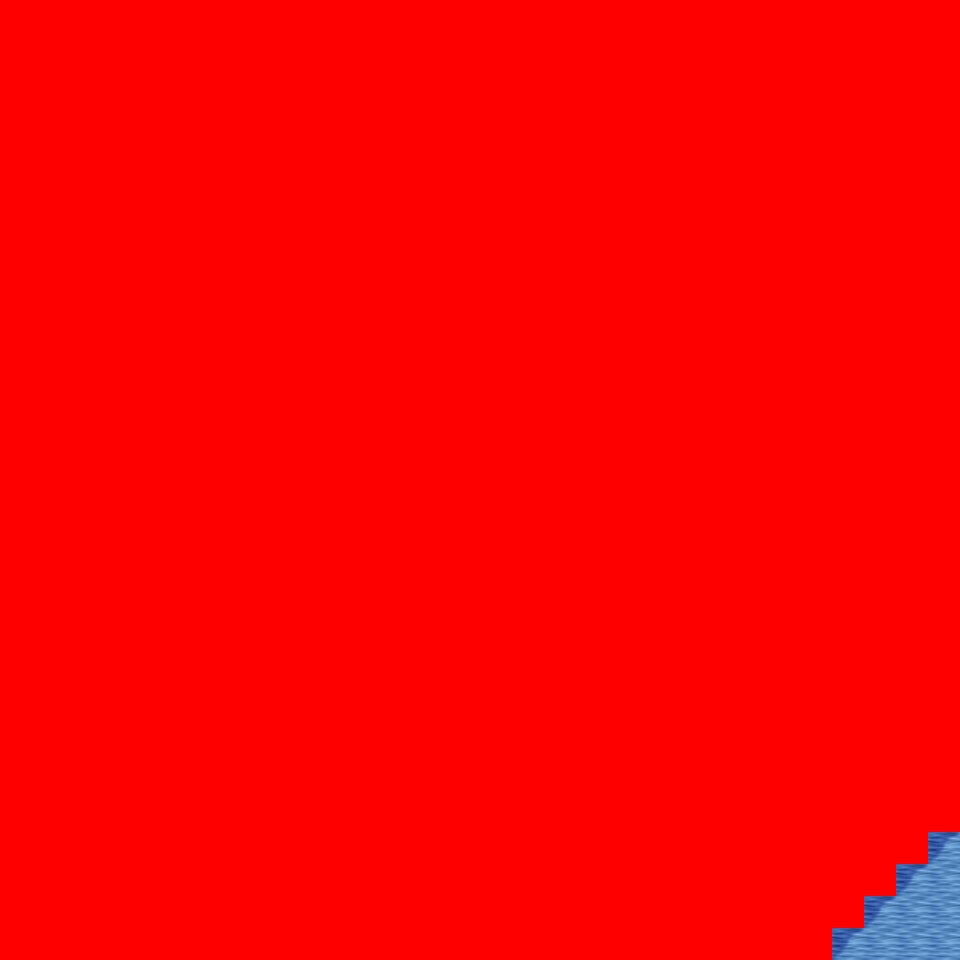

A level layout from a 2D game, rendered from its tile map. Below: a short description, then the map file with tile-grid data replaced by summaries:
An orthogonal 30x30 tile map with 32x32 px tiles, 6 tile layers (Ground, Object, Object2, Above, ...), 10 tilesets and 2 objects (2x mapExit).

<map version="1.0" orientation="orthogonal" renderorder="right-down" width="30" height="30" tilewidth="32" tileheight="32" nextobjectid="3">
  <tileset firstgid="1" name="tileset_logic_collision" tilewidth="32" tileheight="32" tilecount="1" columns="1">
    <image source="../drawable/tileset_logic_collision.png" width="32" height="32" />
  </tileset>
  <tileset firstgid="2" name="tileset_ground_ground" tilewidth="32" tileheight="32" tilecount="33" columns="3">
    <image source="../drawable/tileset_ground_ground.png" width="96" height="352" />
  </tileset>
  <tileset firstgid="35" name="tileset_ground_earth_edges" tilewidth="32" tileheight="32" tilecount="18" columns="6">
    <image source="../drawable/tileset_ground_earth_edges.png" width="192" height="96" />
  </tileset>
  <tileset firstgid="53" name="tileset_ground_grass_corners" tilewidth="32" tileheight="32" tilecount="24" columns="6">
    <image source="../drawable/tileset_ground_grass_corners.png" width="192" height="128" />
  </tileset>
  <tileset firstgid="77" name="tileset_ground_grass_edges" tilewidth="32" tileheight="32" tilecount="36" columns="12">
    <image source="../drawable/tileset_ground_grass_edges.png" width="384" height="96" />
  </tileset>
  <tileset firstgid="113" name="tileset_ground_water_pool" tilewidth="32" tileheight="32" tilecount="72" columns="3">
    <image source="../drawable/tileset_ground_water_pool.png" width="96" height="768" />
  </tileset>
  <tileset firstgid="185" name="tileset_ground_ridge_earth_pale" tilewidth="32" tileheight="32" tilecount="96" columns="12">
    <image source="../drawable/tileset_ground_ridge_earth_pale.png" width="384" height="256" />
  </tileset>
  <tileset firstgid="281" name="tileset_ground_ridge_earth_dark" tilewidth="32" tileheight="32" tilecount="96" columns="12">
    <image source="../drawable/tileset_ground_ridge_earth_dark.png" width="384" height="256" />
  </tileset>
  <tileset firstgid="377" name="tileset_plant_stump_stump_vertical" tilewidth="32" tileheight="32" tilecount="1" columns="1">
    <image source="../drawable/tileset_plant_stump_stump_vertical.png" width="32" height="32" />
  </tileset>
  <tileset firstgid="378" name="tileset_plant_tree_tree_darkgreen" tilewidth="32" tileheight="32" tilecount="88" columns="8">
    <image source="../drawable/tileset_plant_tree_tree_darkgreen.png" width="256" height="352" />
  </tileset>
  <layer name="Ground" width="30" height="30">
    <data>[900 cells, 900 non-empty, 3 distinct tile ids]</data>
  </layer>
  <layer name="Object" width="30" height="30">
    <data>[900 cells, 0 non-empty, 0 distinct tile ids]</data>
  </layer>
  <layer name="Object2" width="30" height="30">
    <data>[900 cells, 0 non-empty, 0 distinct tile ids]</data>
  </layer>
  <layer name="Above" width="30" height="30">
    <data>[900 cells, 0 non-empty, 0 distinct tile ids]</data>
  </layer>
  <layer name="Above2" width="30" height="30">
    <data>[900 cells, 0 non-empty, 0 distinct tile ids]</data>
  </layer>
  <layer name="Walkable" width="30" height="30">
    <data>[900 cells, 890 non-empty, 1 distinct tile ids]</data>
  </layer>
  <objectgroup name="MapEvents">
    <object id="1" name="south" type="mapExit" x="832" y="928" width="128" height="32">
      <properties>
        <property name="map" value="level_0_x0_y77" />
        <property name="x" value="26" />
        <property name="y" value="1" />
      </properties>
    </object>
    <object id="2" name="east" type="mapExit" x="928" y="832" width="32" height="128">
      <properties>
        <property name="map" value="level_0_x1_y76" />
        <property name="x" value="1" />
        <property name="y" value="26" />
      </properties>
    </object>
  </objectgroup>
</map>
